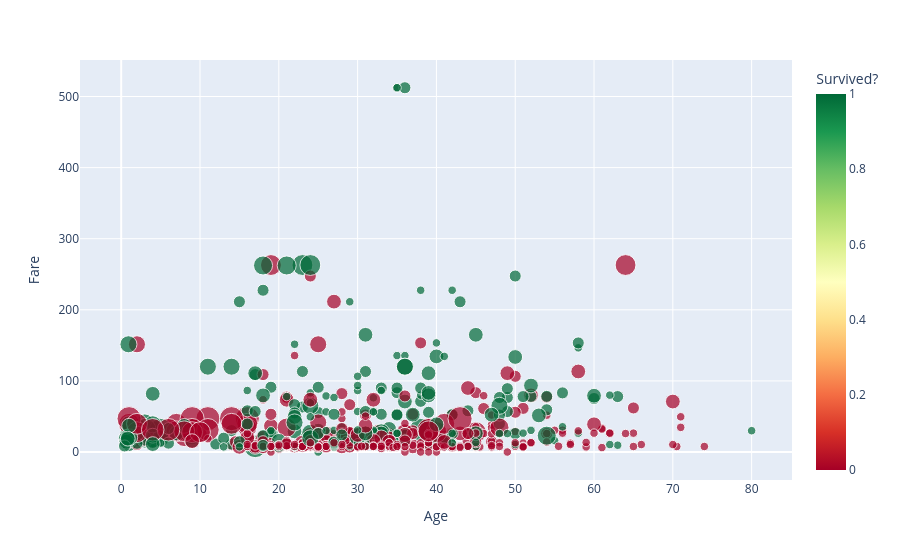

Notebook source saved alongside this figure:
### Code cell
fig = px.scatter(df, x='Age', y='Fare', color='Survived', size='FamilySize', hover_data=['Name', 'Pclass'], labels={'Survived': 'Survived?', 'Age': 'Age', 'Fare': 'Fare'}, color_continuous_scale='RdYlGn')

fig.show()

### Figure 1 — Plotly figure (JSON) as saved in the notebook; plotly's stock layout.template omitted (floating-point values rounded to 4 significant figures; data arrays with more than 128 entries replaced by an {"elided": "..."} marker saying what was removed)
{"data": [{"customdata": {"elided": "891x2 mixed values"}, "hovertemplate": "Age=%{x}<br>Fare=%{y}<br>FamilySize=%{marker.size}<br>Name=%{customdata[0]}<br>Pclass=%{customdata[1]}<br>Survived?=%{marker.color}<extra></extra>", "legendgroup": "", "marker": {"color": {"elided": "891 int values"}, "coloraxis": "coloraxis", "size": {"elided": "891 int values"}, "sizemode": "area", "sizeref": 0.0275, "symbol": "circle"}, "mode": "markers", "name": "", "orientation": "v", "showlegend": false, "type": "scatter", "x": {"elided": "891 float values"}, "xaxis": "x", "y": {"elided": "891 float values"}, "yaxis": "y"}], "layout": {"coloraxis": {"autocolorscale": false, "colorbar": {"title": {"text": "Survived?"}}, "colorscale": [[0, "rgb(165,0,38)"], [0.1, "rgb(215,48,39)"], [0.2, "rgb(244,109,67)"], [0.3, "rgb(253,174,97)"], [0.4, "rgb(254,224,139)"], [0.5, "rgb(255,255,191)"], [0.6, "rgb(217,239,139)"], [0.7, "rgb(166,217,106)"], [0.8, "rgb(102,189,99)"], [0.9, "rgb(26,152,80)"], [1, "rgb(0,104,55)"]]}, "legend": {"itemsizing": "constant", "tracegroupgap": 0}, "margin": {"t": 60}, "xaxis": {"anchor": "y", "domain": [0, 1], "title": {"text": "Age"}}, "yaxis": {"anchor": "x", "domain": [0, 1], "title": {"text": "Fare"}}}}
